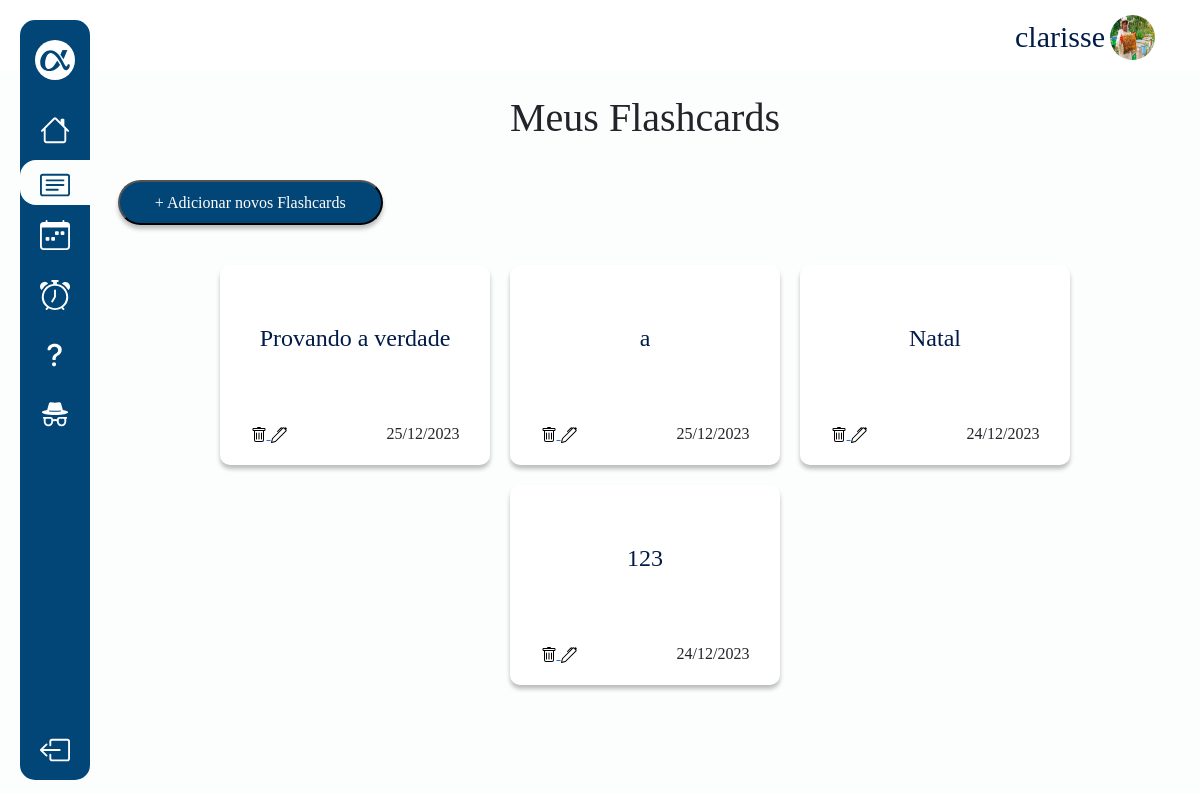
Before: /flashcards/ (signed in) with the older database file.
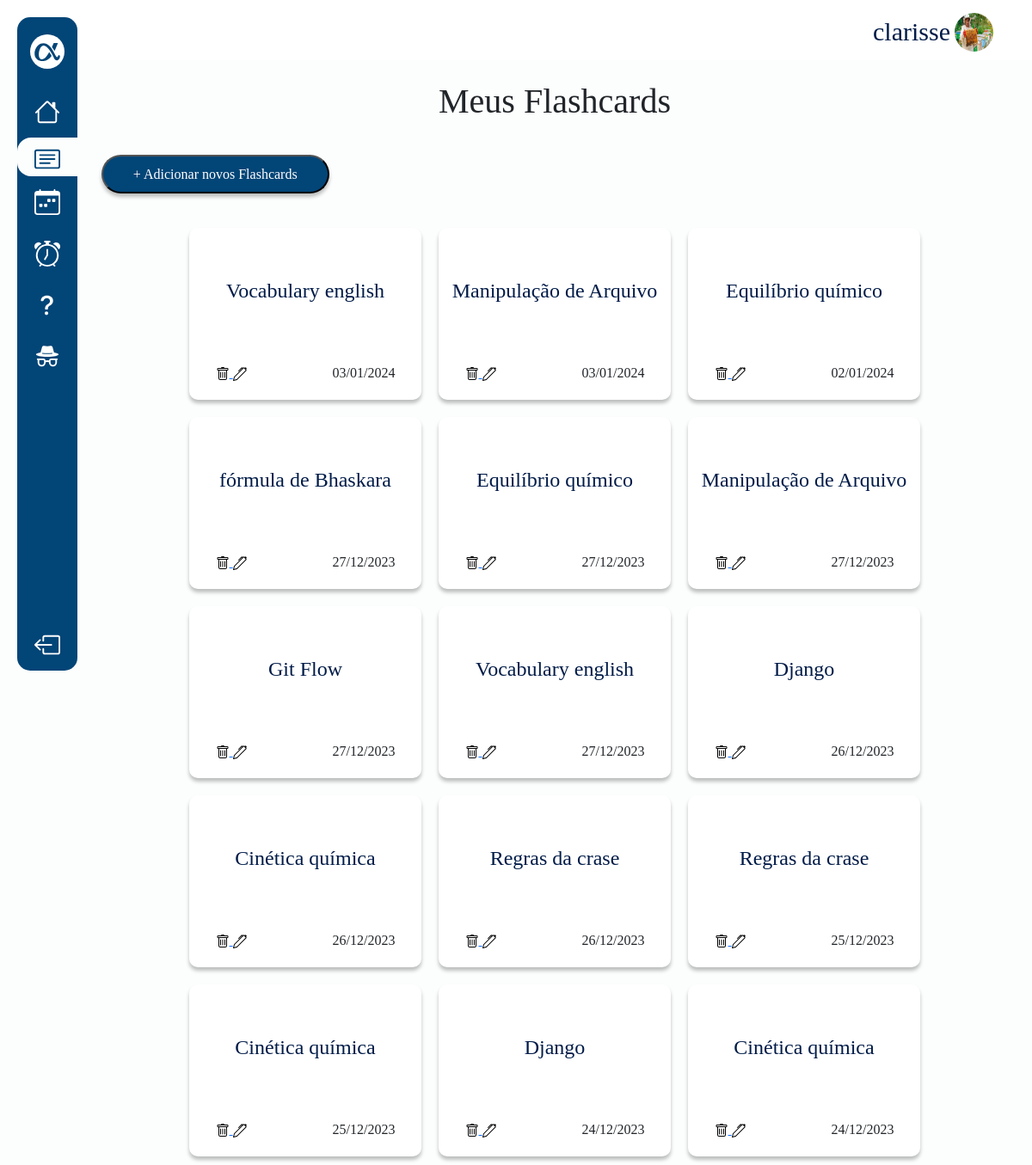
After: the same page with the newer database file.
### revisao/models.py (models this page shows, shortened)
class Flashcard(models.Model):
    user = models.ForeignKey(User, on_delete=models.CASCADE)
    titulo = models.CharField(max_length=150)
    content = QuillField()
    verso = QuillField(blank=True, null=True)
    data = models.DateField(default=timezone.now)

### revisao/views.py (the view, shortened to what this page needs)
# urls.py: path('flashcards/', flashcards, name='flashcards'),
@login_required
def flashcards(request):
    flashcards = Flashcard.objects.all().filter(user=request.user).order_by('-data')
    form = FlashcardForm()
    context = {
        "flashcards": flashcards,
        "form": form,
    }
    return render(request, 'revisao/flashcard.html', context)

### revisao/templates/revisao/flashcard.html (shortened to what this page needs)
{% extends 'core/partials/base.html' %}
{% load static %}
{% block linkf%} ativo {% endblock %}
{% block content %}
<div class="tflash mt-4">
    <h1>Meus Flashcards</h1>
</div>
<div>
    <button type="button" class="buttonf" data-bs-toggle="modal" data-bs-target="#myModal">
        + Adicionar novos Flashcards
    </button>
</div>
<div class="">
    <div class="d-flex justify-content-center row">
        {% for flashcards in flashcards %}
        <div class="flashcards">
            <div class="tituloflash">
                <h4><a href="#" data-bs-toggle="modal"
                        data-bs-target="#flashcardModal{{ flashcards.id }}">{{flashcards.titulo }}</a></h4>
            </div>
            <div class="bflash">
                <div class="mais">
                    <a href="{% url 'remover' flashcards.id %}">
                    </a>
                    <a href="{% url 'flashcard_editar' flashcards.id  %}">
                    </a>
                </div>
                <div class="dataflash">
                    <p> {{ flashcards.data|date:"d/m/Y" }}</p>
                </div>
            </div>
        </div>
        {% endfor %}
    </div>
</div>
{% endblock %}

Changed rows visible on the page:
removed Flashcard: titulo "Natal", data "24/12/2023"
added Flashcard: titulo "Vocabulary english", data "03/01/2024"
added Flashcard: titulo "Manipulação de Arquivo", data "03/01/2024"
added Flashcard: titulo "Equilíbrio químico", data "02/01/2024"
added Flashcard: titulo "fórmula de Bhaskara", data "27/12/2023"
added Flashcard: titulo "Equilíbrio químico", data "27/12/2023"
added Flashcard: titulo "Manipulação de Arquivo", data "27/12/2023"
added Flashcard: titulo "Git Flow", data "27/12/2023"
added Flashcard: titulo "Vocabulary english", data "27/12/2023"
added Flashcard: titulo "Django", data "26/12/2023"
added Flashcard: titulo "Cinética química", data "26/12/2023"
added Flashcard: titulo "Regras da crase", data "26/12/2023"
changed Flashcard (number 12 of 15 on the later page): titulo "Provando a verdade" → "Regras da crase"
changed Flashcard (number 13 of 15 on the later page): titulo "a" → "Cinética química"
changed Flashcard (number 14 of 15 on the later page): titulo "123" → "Django"
added Flashcard: titulo "Cinética química", data "24/12/2023"
